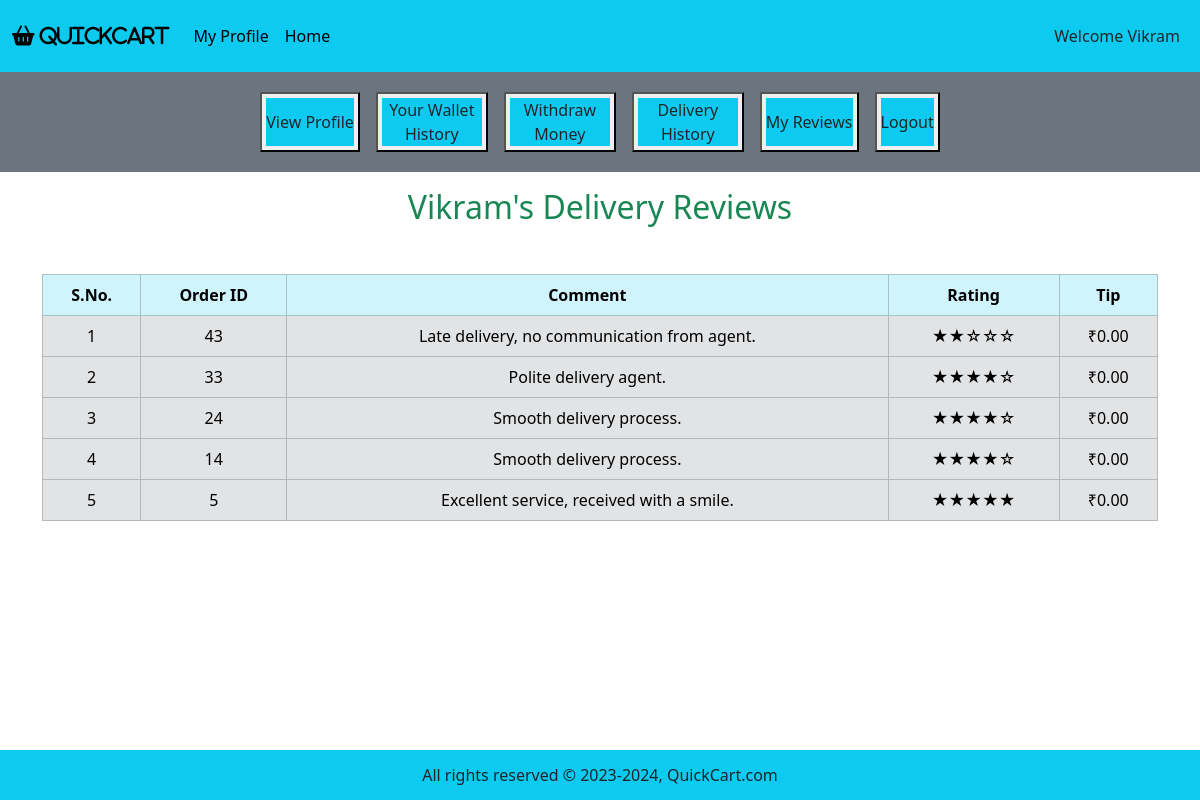
Page /agent_mode/profile_page.php?agent_id=2&view_reviews on the committed database.
### tables this page shows
CREATE TABLE IF NOT EXISTS deliveryAgent (
	agentID INT AUTO_INCREMENT PRIMARY KEY,
    first_name VARCHAR(50) NOT NULL,
    last_name VARCHAR(50),
    availabilityStatus VARCHAR(20) NOT NULL DEFAULT "Offline",  
    phone_no BIGINT UNIQUE NOT NULL,  
    email VARCHAR(100) UNIQUE NOT NULL,
    password VARCHAR(50) NOT NULL,
    dob DATE NOT NULL,
    age INT DEFAULT 0  
);

CREATE TABLE IF NOT EXISTS DeliveryReview (
	deliveryReviewID INT NOT NULL, 
    orderID INT NOT NULL,
    agentID INT NOT NULL,
    comment TEXT,
    rating INT DEFAULT 5 CHECK (rating >= 1 AND rating <= 5),
    tip DECIMAL(10, 2) DEFAULT 0,
    FOREIGN KEY (orderID) REFERENCES `order`(orderID) ON DELETE CASCADE,
    FOREIGN KEY (agentID) REFERENCES deliveryAgent(agentID) ON DELETE CASCADE 
     
);

### agent_mode/profile_page.php (the view, shortened to what this page needs)
<?php
include ('../includes/connect.php');
if (isset ($_GET['agent_id'])) {
    $agent_id = $_GET['agent_id'];
    $get_data = "SELECT * FROM deliveryAgent WHERE agentID = $agent_id;";
    $result_get = mysqli_query($con, $get_data);
    $row_data = mysqli_fetch_assoc($result_get);
    $agent_id = $row_data["agentID"];
    $agent_fname = $row_data['first_name'];
    $agent_lname = $row_data['last_name'];
    $agent_status = $row_data['availabilityStatus'];
    if ($agent_lname === null) {
        $agent_name = $agent_fname;
    } else {
        $agent_name = $agent_fname . ' ' . $agent_lname;
    }
    if ($agent_status == "Offline") {
        $nextPage = "offlineHome";
    } else {
        $nextPage = "home";
    }
}
?>
<!DOCTYPE html>
<html lang="en">
<head>
    <link href="https://cdn.jsdelivr.net/npm/bootstrap@5.3.3/dist/css/bootstrap.min.css" rel="stylesheet"
>
    <link rel="stylesheet" href="https://cdnjs.cloudflare.com/ajax/libs/font-awesome/6.5.1/css/all.min.css"
 />
    <link rel="stylesheet" href="../style.css">
</head>
<body>
    <div class="container-fluid p-0">
        <nav class="navbar navbar-expand-lg bg-info">
            <div class="container-fluid">
                <a class="navbar-brand" href="#"><i class="fa fa-shopping-basket" aria-hidden="true"> QuickCart</i></a>
                <div class="collapse navbar-collapse" id="navbarSupportedContent">
                    <ul class="navbar-nav me-auto mb-2 mb-lg-0">
                        <li class="nav-item">
                            <a class="nav-link active" aria-current="page"
                                href='profile_page.php?agent_id=<?php echo "$agent_id"; ?>'>My Profile</a>
                        </li>
                        <li class="nav-item">
                            <a class="nav-link active" aria-current="page"
                                href="index.php?agent_id=<?php echo "$agent_id" . '&' . $nextPage; ?>">Home</a>
                        </li>
                </div>
                <nav class="navbar navbar-expand-lg">
                    <ul class="navbar-nav">
                        <li class="nav-item">
                            <a href="" class="nav-link text-dark">Welcome
                                <?php echo "$agent_name"; ?>
                            </a>
                        </li>
                    </ul>
                </nav>
            </div>
        </nav>
        <div class="row">
            <div class="col-md-12 bg-secondary p-1 align-items-center">
                <div class="button text-center">
                    <button class="my-3 mx-2"><a
                            href="profile_page.php?agent_id=<?php echo "$agent_id"; ?>&view_profile"
                            class="nav-link text-dark bg-info my-1 mx-1">View Profile</a></button>
                    <button class="my-3 mx-2"><a
                            href="profile_page.php?agent_id=<?php echo "$agent_id"; ?>&wallet_history"
                            class="nav-link text-dark bg-info my-1 mx-1">Your Wallet History</a></button>
                    <button class="my-3 mx-2"><a href="profile_page.php?agent_id=<?php echo "$agent_id"; ?>&top_up"
                            class="nav-link text-dark bg-info my-1 mx-1">Withdraw Money</a></button>
                    <button class="my-3 mx-2"><a href="profile_page.php?agent_id=<?php echo "$agent_id"; ?>&history"
                            class="nav-link text-dark bg-info my-1 mx-1">Delivery History</a></button>
                    <button class="my-3 mx-2"><a
                            href="profile_page.php?agent_id=<?php echo "$agent_id"; ?>&view_reviews"
                            class="nav-link text-dark bg-info my-1 mx-1">My Reviews</a></button>
                    <button class="my-3 mx-2"><a href="../start.php"
                            class="nav-link text-dark bg-info my-1 mx-1">Logout</a></button>
                </div>
            </div>
        </div>
        <div class="container my-3">
            <?php
            if (isset ($_GET['view_reviews'])) {
                include ('agent_reviews.php');
            }
            ?>
        </div>
        <?php
        include ("../includes/footer.php");
        ?>
    </div>
</body>
</html>

### agent_mode/agent_reviews.php (shortened to what this page needs)
<?php
$fetch_dreview = "SELECT * FROM DeliveryReview WHERE agentID = $agent_id;";
$result_fetch = mysqli_query($con, $fetch_dreview);
$num_of_rows = mysqli_num_rows($result_fetch);
if ($num_of_rows == 0) {
    echo "<h2 class='text-center text-danger'> No Delivery Reviews have been submitted by the customers! </h2>";
} else {
    ?>
        <h2 class="text-center text-success"><?php echo "$agent_name's Delivery Reviews"; ?></h2>
    <table class="table table-bordered mt-5">
        <thead class="table-info text-center text-white">
            <tr>
                <th>S.No.</th>
                <th>Order ID</th>
                <th>Comment</th>
                <th>Rating</th>
                <th>Tip</th>
            </tr>
        </thead>
        <tbody class="table-secondary text-white">
            <?php
            $fetch_dreview = "SELECT * FROM DeliveryReview WHERE agentID = $agent_id ORDER BY orderID DESC;";
            $result_fetch = mysqli_query($con, $fetch_dreview);
            $count = 1;
            while ($fetch_row = mysqli_fetch_assoc($result_fetch)) {
                $order_id = $fetch_row["orderID"];
                $comment = $fetch_row['comment'];
                $rating = $fetch_row['rating'];
                $tip = $fetch_row['tip'];
                ?>
                <tr class='text-center align-middle'>
                    <td>
                        <?php echo $count++; ?>
                    </td>
                    <td>
                        <?php echo $order_id; ?>
                    </td>
                    <td>
                        <?php echo $comment; ?>
                    </td>
                    <td>
                        <?php
                        $stars = '';
                        $filledStars = intval($rating);
                        $emptyStars = 5 - $filledStars;
                        for ($i = 0; $i < $filledStars; $i++) {
                            $stars .= '★';
                        }
                        for ($i = 0; $i < $emptyStars; $i++) {
                            $stars .= '☆';
                        }
                        echo $stars;
                        ?>
                    </td>
                    <td>
                        <?php echo "₹$tip"; ?>
                    </td>
                </tr>
                <?php
            }
            ?>
        </tbody>
    </table>
    <?php
}
?>

### style.css (style rules this page uses)
* { margin: 0; padding: 0; box-sizing: border-box; }

### agent_mode/profile_page.php (style rules this page uses)
body { overflow-x: hidden; }
.button { display: flex; justify-content: center; }
.button .nav-link { white-space: normal; max-width: 100px; min-height: 48px; text-align: center; display: flex; align-items: center; margin: 10px; }

### includes/footer.php (style rules this page uses)
body { margin: 0; padding: 0; min-height: 100vh; position: relative; }

### rows in the picture
deliveryagent: first_name "Vikram"
deliveryreview: orderID "43", comment "Late delivery, no communication from agent.", stars "★★☆☆☆", tip "0.00"
deliveryreview: orderID "33", comment "Polite delivery agent.", stars "★★★★☆", tip "0.00"
deliveryreview: orderID "24", comment "Smooth delivery process.", stars "★★★★☆", tip "0.00"
deliveryreview: orderID "14", comment "Smooth delivery process.", stars "★★★★☆", tip "0.00"
deliveryreview: orderID "5", comment "Excellent service, received with a smile.", stars "★★★★★", tip "0.00"
